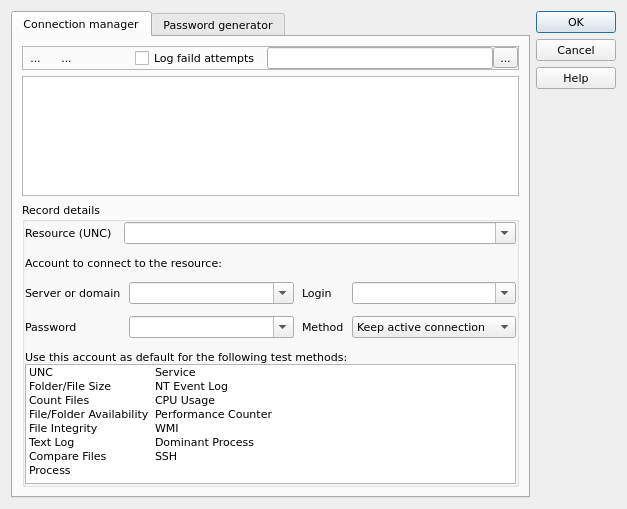
<?xml version="1.0" encoding="UTF-8"?>
<ui version="4.0">
 <class>ConnectionManagerDlg</class>
 <widget class="QDialog" name="ConnectionManagerDlg">
  <property name="geometry">
   <rect>
    <x>0</x>
    <y>0</y>
    <width>627</width>
    <height>509</height>
   </rect>
  </property>
  <property name="font">
   <font>
    <family>DejaVu Sans</family>
    <pointsize>8</pointsize>
   </font>
  </property>
  <property name="windowTitle">
   <string>Connection Manager</string>
  </property>
  <layout class="QHBoxLayout" name="horizontalLayout_3">
   <item>
    <widget class="QTabWidget" name="tabWidget">
     <property name="currentIndex">
      <number>0</number>
     </property>
     <widget class="QWidget" name="tabConnectioManager">
      <attribute name="icon">
       <iconset resource="../qHostMonitor.qrc">
        <normaloff>:/img/misc/sslOptions.png</normaloff>:/img/misc/sslOptions.png</iconset>
      </attribute>
      <attribute name="title">
       <string>Connection manager</string>
      </attribute>
      <layout class="QVBoxLayout" name="verticalLayout_3">
       <item>
        <widget class="QFrame" name="frame">
         <property name="frameShape">
          <enum>QFrame::StyledPanel</enum>
         </property>
         <property name="frameShadow">
          <enum>QFrame::Raised</enum>
         </property>
         <layout class="QHBoxLayout" name="horizontalLayout_4">
          <property name="leftMargin">
           <number>0</number>
          </property>
          <property name="topMargin">
           <number>0</number>
          </property>
          <property name="rightMargin">
           <number>0</number>
          </property>
          <property name="bottomMargin">
           <number>0</number>
          </property>
          <item>
           <widget class="QToolButton" name="btnNewRecord">
            <property name="text">
             <string>...</string>
            </property>
            <property name="icon">
             <iconset resource="../qHostMonitor.qrc">
              <normaloff>:/img/action/add.png</normaloff>:/img/action/add.png</iconset>
            </property>
            <property name="iconSize">
             <size>
              <width>16</width>
              <height>16</height>
             </size>
            </property>
            <property name="autoRaise">
             <bool>true</bool>
            </property>
           </widget>
          </item>
          <item>
           <widget class="QToolButton" name="btnDeleteRecord">
            <property name="text">
             <string>...</string>
            </property>
            <property name="icon">
             <iconset resource="../qHostMonitor.qrc">
              <normaloff>:/img/action/delete.png</normaloff>:/img/action/delete.png</iconset>
            </property>
            <property name="iconSize">
             <size>
              <width>16</width>
              <height>16</height>
             </size>
            </property>
            <property name="autoRaise">
             <bool>true</bool>
            </property>
           </widget>
          </item>
          <item>
           <spacer name="horizontalSpacer">
            <property name="orientation">
             <enum>Qt::Horizontal</enum>
            </property>
            <property name="sizeType">
             <enum>QSizePolicy::Maximum</enum>
            </property>
            <property name="sizeHint" stdset="0">
             <size>
              <width>50</width>
              <height>20</height>
             </size>
            </property>
           </spacer>
          </item>
          <item>
           <widget class="QCheckBox" name="chkLogFaildAttempts">
            <property name="text">
             <string>Log faild attempts</string>
            </property>
           </widget>
          </item>
          <item>
           <layout class="QHBoxLayout" name="horizontalLayout_2">
            <property name="spacing">
             <number>0</number>
            </property>
            <item>
             <widget class="QLineEdit" name="lnFileConnectionManager"/>
            </item>
            <item>
             <widget class="QToolButton" name="btnOpenFileConnection">
              <property name="text">
               <string>...</string>
              </property>
              <property name="icon">
               <iconset resource="../qHostMonitor.qrc">
                <normaloff>:/img/open.png</normaloff>:/img/open.png</iconset>
              </property>
              <property name="iconSize">
               <size>
                <width>16</width>
                <height>16</height>
               </size>
              </property>
             </widget>
            </item>
           </layout>
          </item>
         </layout>
        </widget>
       </item>
       <item>
        <widget class="QListView" name="listConnectionManager"/>
       </item>
       <item>
        <widget class="QGroupBox" name="gpRecordDetails">
         <property name="title">
          <string>Record details</string>
         </property>
         <layout class="QVBoxLayout" name="verticalLayout_2">
          <property name="spacing">
           <number>12</number>
          </property>
          <property name="leftMargin">
           <number>0</number>
          </property>
          <property name="topMargin">
           <number>0</number>
          </property>
          <property name="rightMargin">
           <number>0</number>
          </property>
          <property name="bottomMargin">
           <number>0</number>
          </property>
          <item>
           <layout class="QHBoxLayout" name="horizontalLayout">
            <item>
             <widget class="QLabel" name="lblResourceUnc">
              <property name="sizePolicy">
               <sizepolicy hsizetype="Maximum" vsizetype="Preferred">
                <horstretch>0</horstretch>
                <verstretch>0</verstretch>
               </sizepolicy>
              </property>
              <property name="text">
               <string>Resource (UNC)</string>
              </property>
              <property name="buddy">
               <cstring>cmbResourceUnc</cstring>
              </property>
             </widget>
            </item>
            <item>
             <widget class="QComboBox" name="cmbResourceUnc">
              <property name="editable">
               <bool>true</bool>
              </property>
             </widget>
            </item>
           </layout>
          </item>
          <item>
           <layout class="QGridLayout" name="gridLayout">
            <property name="horizontalSpacing">
             <number>8</number>
            </property>
            <item row="0" column="0" colspan="4">
             <widget class="QLabel" name="label_2">
              <property name="text">
               <string>Account to connect to the resource:</string>
              </property>
             </widget>
            </item>
            <item row="1" column="0">
             <widget class="QLabel" name="lblServerOrDomain">
              <property name="sizePolicy">
               <sizepolicy hsizetype="Maximum" vsizetype="Preferred">
                <horstretch>0</horstretch>
                <verstretch>0</verstretch>
               </sizepolicy>
              </property>
              <property name="text">
               <string>Server or domain</string>
              </property>
              <property name="buddy">
               <cstring>cmbServerOrDomain</cstring>
              </property>
             </widget>
            </item>
            <item row="1" column="1">
             <widget class="QComboBox" name="cmbServerOrDomain">
              <property name="editable">
               <bool>true</bool>
              </property>
             </widget>
            </item>
            <item row="1" column="2">
             <widget class="QLabel" name="lblLogin">
              <property name="sizePolicy">
               <sizepolicy hsizetype="Maximum" vsizetype="Preferred">
                <horstretch>0</horstretch>
                <verstretch>0</verstretch>
               </sizepolicy>
              </property>
              <property name="text">
               <string>Login</string>
              </property>
              <property name="buddy">
               <cstring>cmbLogin</cstring>
              </property>
             </widget>
            </item>
            <item row="1" column="3">
             <widget class="QComboBox" name="cmbLogin">
              <property name="editable">
               <bool>true</bool>
              </property>
             </widget>
            </item>
            <item row="2" column="0">
             <widget class="QLabel" name="lblPassword">
              <property name="sizePolicy">
               <sizepolicy hsizetype="Maximum" vsizetype="Preferred">
                <horstretch>0</horstretch>
                <verstretch>0</verstretch>
               </sizepolicy>
              </property>
              <property name="text">
               <string>Password</string>
              </property>
              <property name="buddy">
               <cstring>cmbPassword</cstring>
              </property>
             </widget>
            </item>
            <item row="2" column="1">
             <widget class="QComboBox" name="cmbPassword">
              <property name="editable">
               <bool>true</bool>
              </property>
             </widget>
            </item>
            <item row="2" column="2">
             <widget class="QLabel" name="lblMethod">
              <property name="sizePolicy">
               <sizepolicy hsizetype="Maximum" vsizetype="Preferred">
                <horstretch>0</horstretch>
                <verstretch>0</verstretch>
               </sizepolicy>
              </property>
              <property name="text">
               <string>Method</string>
              </property>
              <property name="buddy">
               <cstring>cmbMethod</cstring>
              </property>
             </widget>
            </item>
            <item row="2" column="3">
             <widget class="QComboBox" name="cmbMethod">
              <item>
               <property name="text">
                <string>Keep active connection</string>
               </property>
              </item>
              <item>
               <property name="text">
                <string>Reconnect if necessary</string>
               </property>
              </item>
             </widget>
            </item>
           </layout>
          </item>
          <item>
           <layout class="QVBoxLayout" name="verticalLayout">
            <property name="spacing">
             <number>0</number>
            </property>
            <item>
             <widget class="QLabel" name="lblUseTestMethod">
              <property name="text">
               <string>Use this account as default for the following test methods:</string>
              </property>
             </widget>
            </item>
            <item>
             <widget class="QListWidget" name="listUseTestMethod">
              <property name="verticalScrollBarPolicy">
               <enum>Qt::ScrollBarAsNeeded</enum>
              </property>
              <property name="horizontalScrollBarPolicy">
               <enum>Qt::ScrollBarAlwaysOff</enum>
              </property>
              <property name="isWrapping" stdset="0">
               <bool>true</bool>
              </property>
              <property name="resizeMode">
               <enum>QListView::Adjust</enum>
              </property>
              <property name="spacing">
               <number>1</number>
              </property>
              <property name="modelColumn">
               <number>0</number>
              </property>
              <item>
               <property name="text">
                <string>UNC</string>
               </property>
               <property name="checkState">
                <enum>Unchecked</enum>
               </property>
              </item>
              <item>
               <property name="text">
                <string>Folder/File Size</string>
               </property>
               <property name="checkState">
                <enum>Unchecked</enum>
               </property>
              </item>
              <item>
               <property name="text">
                <string>Count Files</string>
               </property>
               <property name="checkState">
                <enum>Unchecked</enum>
               </property>
              </item>
              <item>
               <property name="text">
                <string>File/Folder Availability</string>
               </property>
               <property name="checkState">
                <enum>Unchecked</enum>
               </property>
              </item>
              <item>
               <property name="text">
                <string>File Integrity</string>
               </property>
               <property name="checkState">
                <enum>Unchecked</enum>
               </property>
              </item>
              <item>
               <property name="text">
                <string>Text Log</string>
               </property>
               <property name="checkState">
                <enum>Unchecked</enum>
               </property>
              </item>
              <item>
               <property name="text">
                <string>Compare Files</string>
               </property>
               <property name="checkState">
                <enum>Unchecked</enum>
               </property>
              </item>
              <item>
               <property name="text">
                <string>Process</string>
               </property>
               <property name="checkState">
                <enum>Unchecked</enum>
               </property>
              </item>
              <item>
               <property name="text">
                <string>Service</string>
               </property>
               <property name="checkState">
                <enum>Unchecked</enum>
               </property>
              </item>
              <item>
               <property name="text">
                <string>NT Event Log</string>
               </property>
               <property name="checkState">
                <enum>Unchecked</enum>
               </property>
              </item>
              <item>
               <property name="text">
                <string>CPU Usage</string>
               </property>
               <property name="checkState">
                <enum>Unchecked</enum>
               </property>
              </item>
              <item>
               <property name="text">
                <string>Performance Counter</string>
               </property>
               <property name="checkState">
                <enum>Unchecked</enum>
               </property>
              </item>
              <item>
               <property name="text">
                <string>WMI</string>
               </property>
               <property name="checkState">
                <enum>Unchecked</enum>
               </property>
              </item>
              <item>
               <property name="text">
                <string>Dominant Process</string>
               </property>
               <property name="checkState">
                <enum>Unchecked</enum>
               </property>
              </item>
              <item>
               <property name="text">
                <string>SSH</string>
               </property>
               <property name="checkState">
                <enum>Unchecked</enum>
               </property>
              </item>
             </widget>
            </item>
           </layout>
          </item>
         </layout>
        </widget>
       </item>
      </layout>
     </widget>
     <widget class="QWidget" name="tabPasswordGenerator">
      <attribute name="title">
       <string>Password generator</string>
      </attribute>
      <layout class="QVBoxLayout" name="verticalLayout_6">
       <property name="spacing">
        <number>18</number>
       </property>
       <property name="leftMargin">
        <number>9</number>
       </property>
       <property name="topMargin">
        <number>9</number>
       </property>
       <property name="rightMargin">
        <number>9</number>
       </property>
       <property name="bottomMargin">
        <number>9</number>
       </property>
       <item>
        <layout class="QVBoxLayout" name="verticalLayout_5">
         <property name="spacing">
          <number>0</number>
         </property>
         <item>
          <widget class="QFrame" name="frame_2">
           <property name="frameShape">
            <enum>QFrame::StyledPanel</enum>
           </property>
           <property name="frameShadow">
            <enum>QFrame::Raised</enum>
           </property>
           <layout class="QHBoxLayout" name="horizontalLayout_9">
            <property name="leftMargin">
             <number>0</number>
            </property>
            <property name="topMargin">
             <number>0</number>
            </property>
            <property name="rightMargin">
             <number>0</number>
            </property>
            <property name="bottomMargin">
             <number>0</number>
            </property>
            <item>
             <widget class="QLabel" name="lblMarkAccounts">
              <property name="sizePolicy">
               <sizepolicy hsizetype="Preferred" vsizetype="Fixed">
                <horstretch>0</horstretch>
                <verstretch>0</verstretch>
               </sizepolicy>
              </property>
              <property name="minimumSize">
               <size>
                <width>0</width>
                <height>25</height>
               </size>
              </property>
              <property name="text">
               <string>Mark accounts for wich you want to generate new passwords</string>
              </property>
              <property name="alignment">
               <set>Qt::AlignCenter</set>
              </property>
             </widget>
            </item>
           </layout>
          </widget>
         </item>
         <item>
          <widget class="QListView" name="listMarkAccounts"/>
         </item>
        </layout>
       </item>
       <item>
        <widget class="QFrame" name="frame_3">
         <property name="frameShape">
          <enum>QFrame::Box</enum>
         </property>
         <property name="frameShadow">
          <enum>QFrame::Sunken</enum>
         </property>
         <layout class="QHBoxLayout" name="horizontalLayout_8">
          <property name="leftMargin">
           <number>0</number>
          </property>
          <property name="topMargin">
           <number>0</number>
          </property>
          <property name="rightMargin">
           <number>0</number>
          </property>
          <property name="bottomMargin">
           <number>0</number>
          </property>
          <item>
           <widget class="QLabel" name="lblPasswordLenght">
            <property name="sizePolicy">
             <sizepolicy hsizetype="Maximum" vsizetype="Preferred">
              <horstretch>0</horstretch>
              <verstretch>0</verstretch>
             </sizepolicy>
            </property>
            <property name="text">
             <string>Password lenght</string>
            </property>
            <property name="buddy">
             <cstring>spinPasswordLenght</cstring>
            </property>
           </widget>
          </item>
          <item>
           <widget class="QSpinBox" name="spinPasswordLenght">
            <property name="sizePolicy">
             <sizepolicy hsizetype="Preferred" vsizetype="Fixed">
              <horstretch>0</horstretch>
              <verstretch>0</verstretch>
             </sizepolicy>
            </property>
            <property name="alignment">
             <set>Qt::AlignCenter</set>
            </property>
            <property name="minimum">
             <number>4</number>
            </property>
            <property name="maximum">
             <number>90</number>
            </property>
            <property name="value">
             <number>12</number>
            </property>
           </widget>
          </item>
          <item>
           <widget class="QLabel" name="label_10">
            <property name="sizePolicy">
             <sizepolicy hsizetype="Expanding" vsizetype="Preferred">
              <horstretch>0</horstretch>
              <verstretch>0</verstretch>
             </sizepolicy>
            </property>
            <property name="text">
             <string>chars</string>
            </property>
           </widget>
          </item>
         </layout>
        </widget>
       </item>
       <item>
        <widget class="QFrame" name="frame_4">
         <property name="frameShape">
          <enum>QFrame::Box</enum>
         </property>
         <property name="frameShadow">
          <enum>QFrame::Sunken</enum>
         </property>
         <layout class="QHBoxLayout" name="horizontalLayout_6">
          <property name="leftMargin">
           <number>0</number>
          </property>
          <property name="topMargin">
           <number>0</number>
          </property>
          <property name="rightMargin">
           <number>0</number>
          </property>
          <property name="bottomMargin">
           <number>0</number>
          </property>
          <item>
           <widget class="QCheckBox" name="chkLogResultsInto">
            <property name="text">
             <string>Log results into</string>
            </property>
           </widget>
          </item>
          <item>
           <layout class="QHBoxLayout" name="horizontalLayout_5">
            <property name="spacing">
             <number>0</number>
            </property>
            <item>
             <widget class="QLineEdit" name="lineLogResultsInto"/>
            </item>
            <item>
             <widget class="QToolButton" name="toolButton_4">
              <property name="text">
               <string>...</string>
              </property>
              <property name="icon">
               <iconset resource="../qHostMonitor.qrc">
                <normaloff>:/img/open.png</normaloff>:/img/open.png</iconset>
              </property>
              <property name="iconSize">
               <size>
                <width>16</width>
                <height>16</height>
               </size>
              </property>
             </widget>
            </item>
           </layout>
          </item>
         </layout>
        </widget>
       </item>
       <item>
        <widget class="QFrame" name="frame_5">
         <property name="frameShape">
          <enum>QFrame::Box</enum>
         </property>
         <property name="frameShadow">
          <enum>QFrame::Sunken</enum>
         </property>
         <layout class="QVBoxLayout" name="verticalLayout_4">
          <property name="spacing">
           <number>0</number>
          </property>
          <property name="leftMargin">
           <number>0</number>
          </property>
          <property name="topMargin">
           <number>0</number>
          </property>
          <property name="rightMargin">
           <number>0</number>
          </property>
          <property name="bottomMargin">
           <number>0</number>
          </property>
          <item>
           <layout class="QHBoxLayout" name="horizontalLayout_7">
            <property name="spacing">
             <number>40</number>
            </property>
            <item>
             <widget class="QPushButton" name="btnGenerateNewPssword">
              <property name="text">
               <string>Generate new passwords</string>
              </property>
             </widget>
            </item>
            <item>
             <widget class="QCheckBox" name="chkDisplayPassword">
              <property name="text">
               <string>Display passwords</string>
              </property>
             </widget>
            </item>
           </layout>
          </item>
          <item>
           <widget class="QListView" name="listGeneratePassword"/>
          </item>
         </layout>
        </widget>
       </item>
      </layout>
     </widget>
    </widget>
   </item>
   <item>
    <layout class="QVBoxLayout" name="verticalLayout_7">
     <item>
      <widget class="QDialogButtonBox" name="bntBoxConnectionManager">
       <property name="sizePolicy">
        <sizepolicy hsizetype="Fixed" vsizetype="Maximum">
         <horstretch>0</horstretch>
         <verstretch>0</verstretch>
        </sizepolicy>
       </property>
       <property name="orientation">
        <enum>Qt::Vertical</enum>
       </property>
       <property name="standardButtons">
        <set>QDialogButtonBox::Cancel|QDialogButtonBox::Help|QDialogButtonBox::Ok</set>
       </property>
      </widget>
     </item>
     <item>
      <spacer name="verticalSpacer">
       <property name="orientation">
        <enum>Qt::Vertical</enum>
       </property>
       <property name="sizeHint" stdset="0">
        <size>
         <width>20</width>
         <height>40</height>
        </size>
       </property>
      </spacer>
     </item>
    </layout>
   </item>
  </layout>
 </widget>
 <resources>
  <include location="../qHostMonitor.qrc"/>
  <include location="../qHostMonitor.qrc"/>
 </resources>
 <connections>
  <connection>
   <sender>bntBoxConnectionManager</sender>
   <signal>accepted()</signal>
   <receiver>ConnectionManagerDlg</receiver>
   <slot>accept()</slot>
   <hints>
    <hint type="sourcelabel">
     <x>248</x>
     <y>254</y>
    </hint>
    <hint type="destinationlabel">
     <x>157</x>
     <y>274</y>
    </hint>
   </hints>
  </connection>
  <connection>
   <sender>bntBoxConnectionManager</sender>
   <signal>rejected()</signal>
   <receiver>ConnectionManagerDlg</receiver>
   <slot>reject()</slot>
   <hints>
    <hint type="sourcelabel">
     <x>316</x>
     <y>260</y>
    </hint>
    <hint type="destinationlabel">
     <x>286</x>
     <y>274</y>
    </hint>
   </hints>
  </connection>
 </connections>
</ui>
